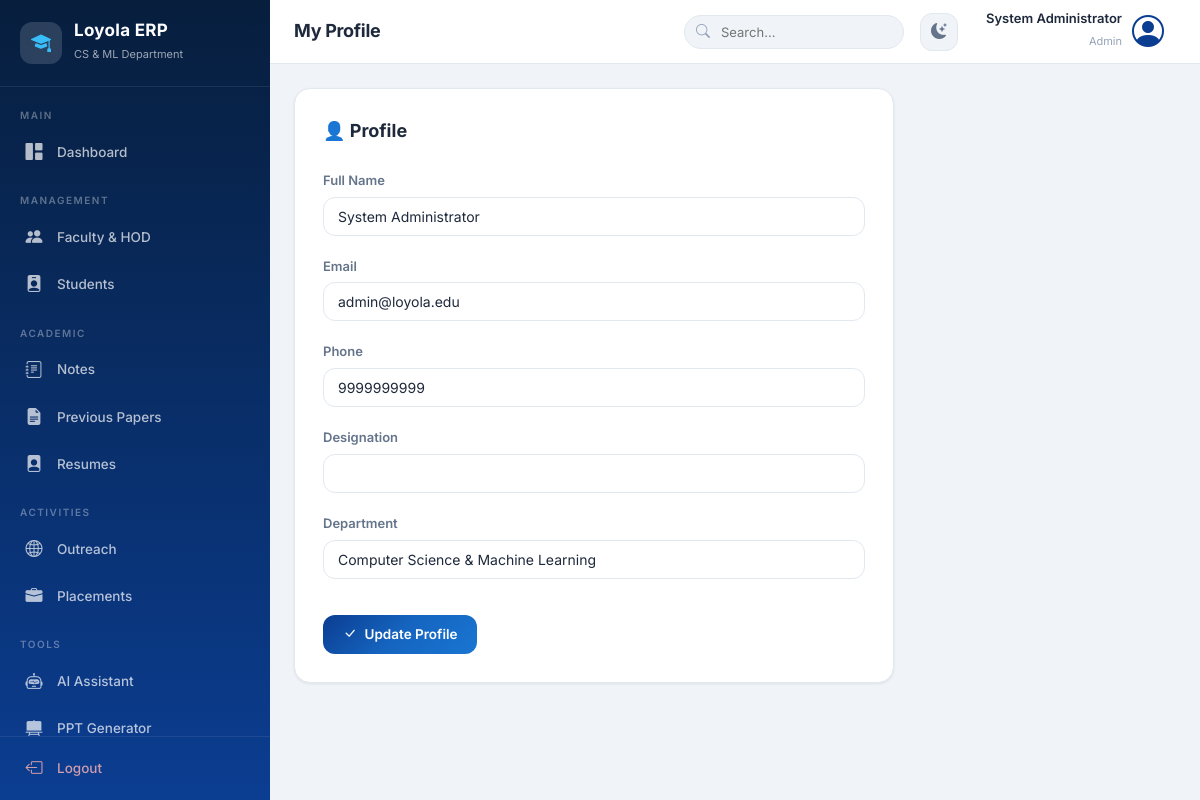
/faculty/profile (signed in), run on the app's committed database.
### models/user_model.py (models this page shows, shortened)
class User(db.Model):
    __tablename__ = "users"
    id = db.Column(db.Integer, primary_key=True)
    username = db.Column(db.String(80), unique=True, nullable=False)
    email = db.Column(db.String(120), unique=True, nullable=False)
    password_hash = db.Column(db.String(255), nullable=False)
    full_name = db.Column(db.String(150), nullable=False)
    phone = db.Column(db.String(20))
    department = db.Column(db.String(100), default="Computer Science & Machine Learning")
    role = db.Column(db.String(20), nullable=False)  # admin, hod, faculty, student
    roll_no = db.Column(db.String(50), unique=True, nullable=True)  # students only
    designation = db.Column(db.String(100), nullable=True)  # faculty/hod only
    profile_photo = db.Column(db.String(255), nullable=True)
    status = db.Column(db.String(20), default="Active")  # Active / Inactive
    semester = db.Column(db.Integer, nullable=True)  # students only
    batch_year = db.Column(db.String(20), nullable=True)  # students only
    created_at = db.Column(db.DateTime, default=datetime.utcnow)
    notes = db.relationship("Notes", backref="uploader", lazy=True, foreign_keys="Notes.uploaded_by")
    papers = db.relationship("Papers", backref="uploader", lazy=True, foreign_keys="Papers.uploaded_by")
    resume = db.relationship("Resume", backref="student", uselist=False, lazy=True)
    notifications = db.relationship("Notification", backref="user", lazy=True)

### routes/faculty.py (the view, shortened to what this page needs)
@faculty_bp.route("/profile", methods=["GET", "POST"])
@role_required("faculty", "hod")
def profile():
    user = User.query.get(session.get("user_id"))
    return render_template("faculty/profile.html", user=user)

### templates/faculty/profile.html (shortened to what this page needs)
{% extends "base.html" %}
{% block page_title %}My Profile{% endblock %}
{% block content %}
<div class="form-card" style="max-width:600px">
    <h3>👤 Profile</h3>
    <form method="POST">
        <div class="form-group"><label>Full Name</label><input type="text" name="full_name" class="form-control" value="{{ user.full_name }}"></div>
        <div class="form-group"><label>Email</label><input type="email" class="form-control" value="{{ user.email }}" readonly></div>
        <div class="form-group"><label>Phone</label><input type="text" name="phone" class="form-control" value="{{ user.phone or '' }}"></div>
        <div class="form-group"><label>Designation</label><input type="text" name="designation" class="form-control" value="{{ user.designation or '' }}"></div>
        <div class="form-group"><label>Department</label><input type="text" class="form-control" value="{{ user.department }}" readonly></div>
        <button type="submit" class="btn btn-primary mt-2"><i class="bi bi-check-lg"></i> Update Profile</button>
    </form>
</div>
{% endblock %}

### templates/base.html (shortened to what this page needs)
<!DOCTYPE html>
<html lang="en" data-theme="light">
<head>
    <link rel="stylesheet" href="https://cdn.jsdelivr.net/npm/bootstrap-icons@1.11.3/font/bootstrap-icons.min.css">
    <link rel="stylesheet" href="{{ url_for('static', filename='css/style.css') }}">
</head>
<body>
<div class="app-layout">
    <aside class="sidebar" id="sidebar">
        <div class="sidebar-header">
            <div class="brand">
                <div class="brand-icon">
                    <i class="bi bi-mortarboard-fill"></i>
                </div>
                <div class="brand-text">
                    <h1>Loyola ERP</h1>
                    <span>CS & ML Department</span>
                </div>
            </div>
        </div>
        <nav class="sidebar-nav">
            {% if session.role == 'admin' %}
            <div class="nav-section">
                <span class="nav-section-title">Main</span>
                <a href="/admin/dashboard" class="nav-link {{ 'active' if request.path == '/admin/dashboard' }}">
                    <i class="bi bi-grid-1x2-fill"></i><span>Dashboard</span>
                </a>
            </div>
            <div class="nav-section">
                <span class="nav-section-title">Management</span>
                <a href="/admin/faculty" class="nav-link {{ 'active' if '/admin/faculty' in request.path }}">
                    <i class="bi bi-people-fill"></i><span>Faculty & HOD</span>
                </a>
                <a href="/admin/students" class="nav-link {{ 'active' if '/admin/students' in request.path }}">
                    <i class="bi bi-person-badge-fill"></i><span>Students</span>
                </a>
            </div>
            <div class="nav-section">
                <span class="nav-section-title">Academic</span>
                <a href="/admin/notes" class="nav-link {{ 'active' if '/admin/notes' in request.path }}">
                    <i class="bi bi-journal-text"></i><span>Notes</span>
                </a>
                <a href="/admin/papers" class="nav-link {{ 'active' if '/admin/papers' in request.path }}">
                    <i class="bi bi-file-earmark-text-fill"></i><span>Previous Papers</span>
                </a>
                <a href="/admin/resumes" class="nav-link {{ 'active' if '/admin/resumes' in request.path }}">
                    <i class="bi bi-file-person-fill"></i><span>Resumes</span>
                </a>
            </div>
            <div class="nav-section">
                <span class="nav-section-title">Activities</span>
                <a href="/admin/outreach" class="nav-link {{ 'active' if '/admin/outreach' in request.path }}">
                    <i class="bi bi-globe2"></i><span>Outreach</span>
                </a>
                <a href="/admin/placements" class="nav-link {{ 'active' if '/admin/placements' in request.path }}">
                    <i class="bi bi-briefcase-fill"></i><span>Placements</span>
                </a>
            </div>
            <div class="nav-section">
                <span class="nav-section-title">Tools</span>
                <a href="/chatbot" class="nav-link {{ 'active' if '/chatbot' in request.path }}">
                    <i class="bi bi-robot"></i><span>AI Assistant</span>
                </a>
                <a href="/ppt" class="nav-link {{ 'active' if '/ppt' in request.path }}">
                    <i class="bi bi-easel2-fill"></i><span>PPT Generator</span>
                </a>
            </div>
            {% endif %}
        </nav>
        <div class="sidebar-footer">
            <a href="/logout" class="nav-link logout-link">
                <i class="bi bi-box-arrow-left"></i><span>Logout</span>
            </a>
        </div>
    </aside>
    <main class="main-content" id="mainContent">
        <header class="topbar">
            <div class="topbar-left">
                <h2 class="page-title">{% block page_title %}Dashboard{% endblock %}</h2>
            </div>
            <div class="topbar-right">
                <div class="search-box">
                    <i class="bi bi-search"></i>
                    <input type="text" placeholder="Search..." id="globalSearch">
                </div>
                <button class="icon-btn" onclick="toggleTheme()" title="Toggle Theme">
                    <i class="bi bi-moon-stars-fill" id="themeIcon"></i>
                </button>
                <div class="user-menu">
                    <div class="user-info">
                        <span class="user-name">{{ session.get('name', 'User') }}</span>
                        <span class="user-role">{{ session.get('role', 'guest') | capitalize }}</span>
                    </div>
                    <div class="user-avatar">
                        <i class="bi bi-person-circle"></i>
                    </div>
                </div>
            </div>
        </header>
        <div class="page-content">
            {% block content %}{% endblock %}
        </div>
    </main>
</div>
</body>
</html>

### data on the page
User: get "System Administrator", full_name "System Administrator", email "admin@loyola.edu", phone "9999999999", department "Computer Science & Machine Learning"

### other printed values
{{ session.get('role', 'guest') | capitalize }} "Admin"
